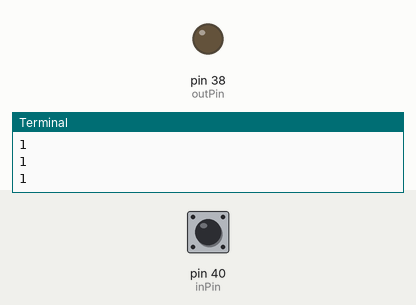
A program run on a simulated Raspberry Pi (header pin numbers). Parts: output pins drawn as LEDs (lit = HIGH), the last lines printed to the terminal. The inputs (shaded band) are chosen by the test bench; at power-on: pin 40 (inPin) HIGH.

Above: at 1.2 s.
1.3 s: pin 40 (inPin) pulled LOW for 0.15 s
At 2.3 s:
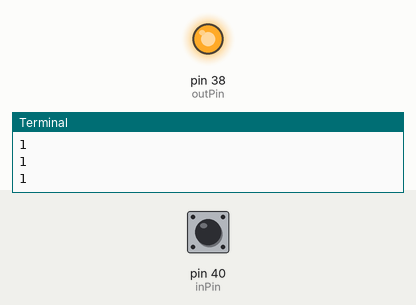
3.0 s: pin 40 (inPin) pulled LOW for 1 s
At 5.2 s:
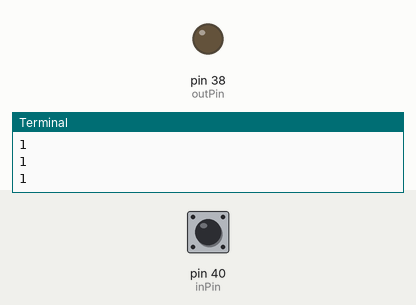
5.5 s: pin 40 (inPin) pulled LOW for 3.2 s
At 9.2 s:
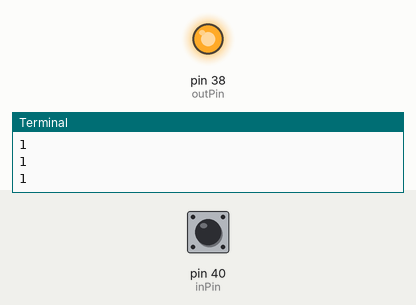
Timing chart, 0 to 10.7 s (numbered marks = the images above; inputs shaded):
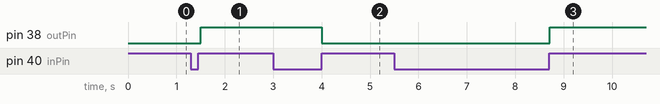

Measured:
- after the input at 1.3 s, pin 38 (outPin): LOW → HIGH after 0.20 s
- after the input at 3.0 s, pin 38 (outPin): HIGH → LOW after 1.0 s
- after the input at 5.5 s, pin 38 (outPin): LOW → HIGH after 3.2 s

The program:

toggleLED.py
```python
from time import sleep
import RPi.GPIO as GPIO

delay = .1
inPin = 40
outPin = 38
LEDstate = 0
buttonState = 1
buttonStateOld = 1

GPIO.setmode(GPIO.BOARD)
GPIO.setup(outPin,GPIO.OUT)
GPIO.setup(inPin,GPIO.IN,pull_up_down=GPIO.PUD_UP)

try:
	while True:
		buttonState = GPIO.input(inPin)
		print(buttonState)
		if buttonState == 1 and buttonStateOld == 0:
			LEDstate = not LEDstate
			GPIO.output(outPin,LEDstate)
		buttonStateOld = buttonState
		sleep(delay)
except KeyboardInterrupt:
	GPIO.cleanup()
	print('GPIO Clean')
```
